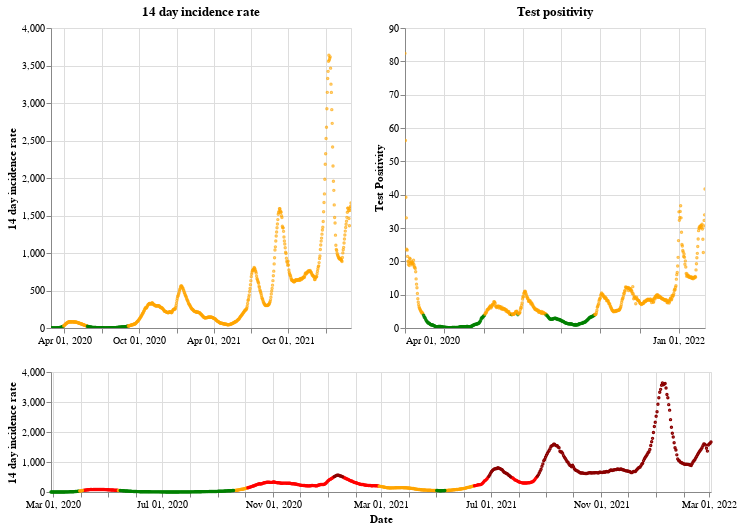

Notebook code cell kept with this figure:
### Markdown cell above
## Scotland

### Code cell
plot_traffic_light('Scotland')

### Figure 1 — Vega-Lite specification as saved in the notebook (floating-point values rounded to 4 significant figures; data arrays with more than 128 entries replaced by an {"elided": "..."} marker saying what was removed)
{"config": {"view": {"continuousWidth": 400, "continuousHeight": 300}}, "vconcat": [{"hconcat": [{"mark": {"type": "point", "size": 2}, "encoding": {"color": {"condition": {"value": "green", "test": "(datum.twoWeeklyCasesRate <= 25)"}, "value": "orange"}, "tooltip": [{"type": "nominal", "field": "areaName"}, {"type": "temporal", "field": "date"}, {"type": "quantitative", "field": "twoWeeklyCasesRate"}, {"type": "quantitative", "field": "testPositivity"}], "x": {"type": "temporal", "axis": {"title": ""}, "field": "date", "scale": {"domain": {"selection": "DateBrush"}}, "timeUnit": "yearmonthdate"}, "y": {"type": "quantitative", "axis": {"title": "14 day incidence rate"}, "field": "twoWeeklyCasesRate"}}, "title": "14 day incidence rate", "width": 300}, {"mark": {"type": "point", "size": 2}, "encoding": {"color": {"condition": {"value": "green", "test": "(datum.testPositivity <= 4)"}, "value": "orange"}, "tooltip": [{"type": "nominal", "field": "areaName"}, {"type": "temporal", "field": "date"}, {"type": "quantitative", "field": "twoWeeklyCasesRate"}, {"type": "quantitative", "field": "testPositivity"}], "x": {"type": "temporal", "axis": {"title": ""}, "field": "date", "scale": {"domain": {"selection": "DateBrush"}}, "timeUnit": "yearmonthdate"}, "y": {"type": "quantitative", "axis": {"title": "Test Positivity"}, "field": "testPositivity"}}, "title": "Test positivity", "width": 300}]}, {"layer": [{"mark": {"type": "point", "size": 2}, "encoding": {"color": {"condition": {"value": "orange", "test": "(((datum.testPositivity < 4) && (datum.twoWeeklyCasesRate >= 50)) && (datum.twoWeeklyCasesRate < 200))"}, "value": "red"}, "opacity": {"condition": {"value": 1, "test": "((datum.twoWeeklyCasesRate >= 50) && (datum.twoWeeklyCasesRate < 500))"}, "value": 0}, "tooltip": [{"type": "nominal", "field": "areaName"}, {"type": "temporal", "field": "date"}, {"type": "quantitative", "field": "twoWeeklyCasesRate"}, {"type": "quantitative", "field": "testPositivity"}], "x": {"type": "temporal", "axis": {"title": "Date"}, "field": "date", "timeUnit": "yearmonthdate"}, "y": {"type": "quantitative", "axis": {"title": "14 day incidence rate"}, "field": "twoWeeklyCasesRate"}}, "selection": {"DateBrush": {"type": "interval", "encodings": ["x"], "fields": ["Time"]}}}, {"mark": {"type": "point", "size": 2}, "encoding": {"color": {"value": "darkred"}, "opacity": {"condition": {"value": 1, "test": "(datum.twoWeeklyCasesRate >= 500)"}, "value": 0}, "tooltip": [{"type": "nominal", "field": "areaName"}, {"type": "temporal", "field": "date"}, {"type": "quantitative", "field": "twoWeeklyCasesRate"}, {"type": "quantitative", "field": "testPositivity"}], "x": {"type": "temporal", "axis": {"title": "Date"}, "field": "date", "timeUnit": "yearmonthdate"}, "y": {"type": "quantitative", "axis": {"title": "14 day incidence rate"}, "field": "twoWeeklyCasesRate"}}}, {"mark": {"type": "point", "size": 2}, "encoding": {"color": {"condition": {"value": "green", "test": "((datum.testPositivity < 4) && (datum.twoWeeklyCasesRate < 50))"}, "value": "orange"}, "opacity": {"condition": {"value": 1, "test": "(datum.twoWeeklyCasesRate < 50)"}, "value": 0}, "tooltip": [{"type": "nominal", "field": "areaName"}, {"type": "temporal", "field": "date"}, {"type": "quantitative", "field": "twoWeeklyCasesRate"}, {"type": "quantitative", "field": "testPositivity"}], "x": {"type": "temporal", "axis": {"title": "Date"}, "field": "date", "timeUnit": "yearmonthdate"}, "y": {"type": "quantitative", "axis": {"title": "14 day incidence rate"}, "field": "twoWeeklyCasesRate"}}}], "height": 120, "width": 660}], "data": {"name": "data-3a0aabcfeb8365b891f6435db099d796"}, "$schema": "https://vega.github.io/schema/vega-lite/v4.8.1.json", "datasets": {"data-3a0aabcfeb8365b891f6435db099d796": {"elided": "735 records"}}}
